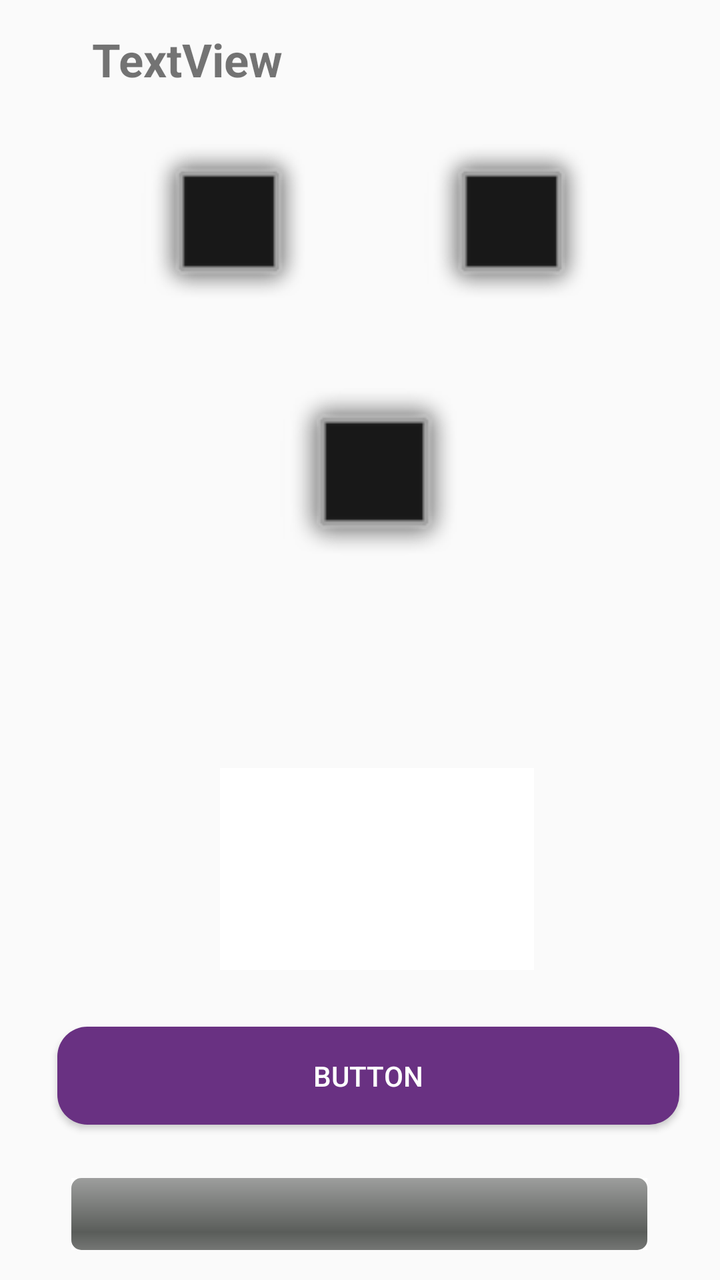
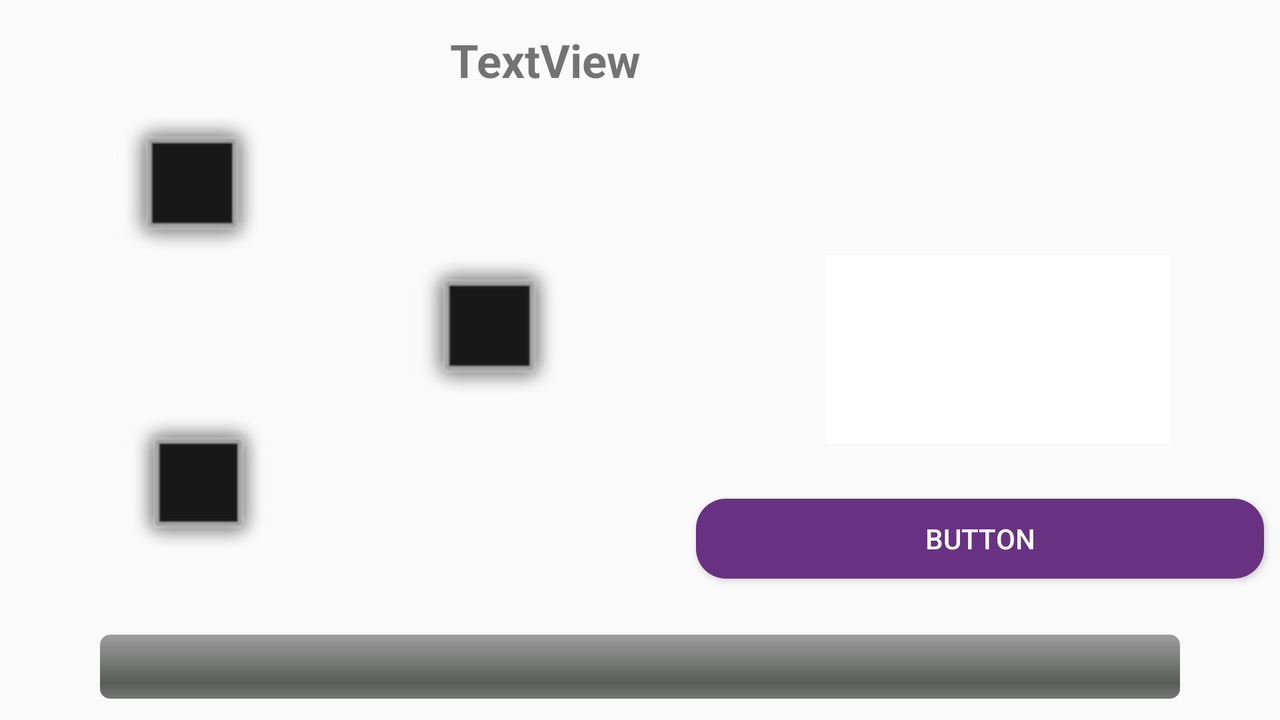

The same Android screen from two of the app's own layout files: first res/layout/ as a phone draws it, then the repository's variant for another configuration, drawn on a device whose configuration selects that folder. Both files follow.
<!-- AndroidManifest.xml: application theme AppTheme -->
<!-- res/layout/activity_identifythedog.xml -->
<?xml version="1.0" encoding="utf-8"?>
<android.support.constraint.ConstraintLayout xmlns:android="http://schemas.android.com/apk/res/android"
    xmlns:app="http://schemas.android.com/apk/res-auto"
    xmlns:tools="http://schemas.android.com/tools"
    android:layout_width="match_parent"
    android:layout_height="match_parent"
    tools:context=".IdentifyTheDog">

    <ProgressBar
        android:id="@+id/itdpb"
        style="@android:style/Widget.ProgressBar.Horizontal"
        android:layout_width="288dp"
        android:layout_height="36dp"
        android:layout_marginStart="8dp"
        android:layout_marginLeft="8dp"
        android:layout_marginTop="8dp"
        android:layout_marginEnd="8dp"
        android:layout_marginRight="8dp"
        android:layout_marginBottom="8dp"
        android:background="@color/white"
        android:indeterminate="false"
        app:layout_constraintBottom_toBottomOf="parent"
        app:layout_constraintEnd_toEndOf="parent"
        app:layout_constraintHorizontal_bias="0.495"
        app:layout_constraintStart_toStartOf="parent"
        app:layout_constraintTop_toTopOf="parent"
        app:layout_constraintVertical_bias="0.988" />

    <Button
        android:id="@+id/itdbutton"
        android:layout_width="311dp"
        android:layout_height="49dp"
        android:layout_marginStart="8dp"
        android:layout_marginLeft="8dp"
        android:layout_marginTop="8dp"
        android:layout_marginEnd="8dp"
        android:layout_marginRight="8dp"
        android:layout_marginBottom="8dp"
        android:background="@drawable/custom_button_drawable"
        android:text="Button"
        android:textColor="@color/white"
        app:layout_constraintBottom_toBottomOf="parent"
        app:layout_constraintEnd_toEndOf="parent"
        app:layout_constraintHorizontal_bias="0.63"
        app:layout_constraintStart_toStartOf="parent"
        app:layout_constraintTop_toTopOf="parent"
        app:layout_constraintVertical_bias="0.879" />

    <ImageView
        android:id="@+id/itdimageview3"
        android:layout_width="161dp"
        android:layout_height="94dp"
        android:layout_marginStart="8dp"
        android:layout_marginLeft="8dp"
        android:layout_marginTop="8dp"
        android:layout_marginEnd="8dp"
        android:layout_marginRight="8dp"
        android:layout_marginBottom="8dp"
        app:layout_constraintBottom_toBottomOf="parent"
        app:layout_constraintEnd_toEndOf="parent"
        app:layout_constraintHorizontal_bias="0.538"
        app:layout_constraintStart_toStartOf="parent"
        app:layout_constraintTop_toTopOf="parent"
        app:layout_constraintVertical_bias="0.351"
        app:srcCompat="@android:drawable/alert_dark_frame" />

    <ImageView
        android:id="@+id/itdimageview2"
        android:layout_width="155dp"
        android:layout_height="87dp"
        android:layout_marginStart="8dp"
        android:layout_marginLeft="8dp"
        android:layout_marginTop="8dp"
        android:layout_marginEnd="8dp"
        android:layout_marginRight="8dp"
        android:layout_marginBottom="8dp"
        app:layout_constraintBottom_toBottomOf="parent"
        app:layout_constraintEnd_toEndOf="parent"
        app:layout_constraintHorizontal_bias="0.9"
        app:layout_constraintStart_toStartOf="parent"
        app:layout_constraintTop_toTopOf="parent"
        app:layout_constraintVertical_bias="0.119"
        app:srcCompat="@android:drawable/alert_dark_frame" />

    <ImageView
        android:id="@+id/itdimageview1"
        android:layout_width="161dp"
        android:layout_height="87dp"
        android:layout_marginStart="8dp"
        android:layout_marginLeft="8dp"
        android:layout_marginTop="8dp"
        android:layout_marginEnd="8dp"
        android:layout_marginRight="8dp"
        android:layout_marginBottom="8dp"
        app:layout_constraintBottom_toBottomOf="parent"
        app:layout_constraintEnd_toEndOf="parent"
        app:layout_constraintHorizontal_bias="0.141"
        app:layout_constraintStart_toStartOf="parent"
        app:layout_constraintTop_toTopOf="parent"
        app:layout_constraintVertical_bias="0.119"
        app:srcCompat="@android:drawable/alert_dark_frame" />

    <TextView
        android:id="@+id/itdtextview"
        android:layout_width="221dp"
        android:layout_height="51dp"
        android:layout_marginStart="8dp"
        android:layout_marginLeft="8dp"
        android:layout_marginTop="8dp"
        android:layout_marginEnd="8dp"
        android:layout_marginRight="8dp"
        android:layout_marginBottom="8dp"
        android:textSize="20dp"
        android:textStyle="bold"
        app:layout_constraintBottom_toBottomOf="parent"
        app:layout_constraintEnd_toEndOf="parent"
        app:layout_constraintHorizontal_bias="1.0"
        app:layout_constraintStart_toStartOf="parent"
        app:layout_constraintTop_toTopOf="parent"
        app:layout_constraintVertical_bias="0.54" />

    <TextView
        android:id="@+id/itdtextview2"
        android:layout_width="194dp"
        android:layout_height="39dp"
        android:layout_marginStart="8dp"
        android:layout_marginLeft="8dp"
        android:layout_marginTop="8dp"
        android:layout_marginEnd="8dp"
        android:layout_marginRight="8dp"
        android:layout_marginBottom="8dp"
        android:textSize="23dp"
        app:layout_constraintBottom_toBottomOf="parent"
        app:layout_constraintEnd_toEndOf="parent"
        app:layout_constraintHorizontal_bias="0.96"
        app:layout_constraintStart_toStartOf="parent"
        app:layout_constraintTop_toTopOf="parent"
        app:layout_constraintVertical_bias="0.97" />

    <ImageView
        android:id="@+id/itdimage"
        android:layout_width="157dp"
        android:layout_height="101dp"
        android:layout_marginStart="8dp"
        android:layout_marginLeft="8dp"
        android:layout_marginTop="8dp"
        android:layout_marginEnd="8dp"
        android:layout_marginRight="8dp"
        android:layout_marginBottom="8dp"
        app:layout_constraintBottom_toBottomOf="parent"
        app:layout_constraintEnd_toEndOf="parent"
        app:layout_constraintHorizontal_bias="0.546"
        app:layout_constraintStart_toStartOf="parent"
        app:layout_constraintTop_toTopOf="parent"
        app:layout_constraintVertical_bias="0.719"
        app:srcCompat="@color/white" />

    <TextView
        android:id="@+id/itdtextview3"
        android:layout_width="306dp"
        android:layout_height="43dp"
        android:layout_marginStart="8dp"
        android:layout_marginLeft="8dp"
        android:layout_marginTop="8dp"
        android:layout_marginEnd="8dp"
        android:layout_marginRight="8dp"
        android:layout_marginBottom="8dp"
        android:text="TextView"
        android:textSize="23dp"
        android:textStyle="bold"
        app:layout_constraintBottom_toBottomOf="parent"
        app:layout_constraintEnd_toEndOf="parent"
        app:layout_constraintHorizontal_bias="1.0"
        app:layout_constraintStart_toStartOf="parent"
        app:layout_constraintTop_toTopOf="parent"
        app:layout_constraintVertical_bias="0.011" />

</android.support.constraint.ConstraintLayout>
<!-- resources referenced by this layout -->
<resources>
  <color name="white">#FFFFFF</color>
  <!-- drawable custom_button_drawable (drawable) -->
  <?xml version="1.0" encoding="utf-8"?>
  <selector xmlns:android="http://schemas.android.com/apk/res/android">
      <item>
          <shape android:shape="rectangle">
  
              <gradient
                  android:angle="180"
                  android:centerColor="@color/colorPrimary"
                  android:centerX="50%"
                  android:endColor="@color/colorPrimary"
                  android:startColor="@color/colorPrimary"
  
                  ></gradient>
  
              <corners android:radius="15dp" />
          </shape>
      </item>
  
  </selector>
  <style name="AppTheme" parent="Theme.AppCompat.Light.DarkActionBar">
          
          <item name="colorPrimary">@color/colorPrimary</item>
          <item name="colorPrimaryDark">@color/colorPrimary</item>
          <item name="colorAccent">@color/colorPrimary</item>
      </style>
  <color name="colorPrimary">#693182</color>
</resources>
<!-- res/layout-land/activity_identifythedog.xml (the repository's variant of the layout above) -->
<!-- drawn on the phone turned sideways -->
<?xml version="1.0" encoding="utf-8"?>
<android.support.constraint.ConstraintLayout xmlns:android="http://schemas.android.com/apk/res/android"
    xmlns:app="http://schemas.android.com/apk/res-auto"
    xmlns:tools="http://schemas.android.com/tools"
    android:layout_width="match_parent"
    android:layout_height="match_parent"
    tools:context=".IdentifyTheDog">

    <ProgressBar
        android:id="@+id/itdpb"
        style="@android:style/Widget.ProgressBar.Horizontal"
        android:layout_width="540dp"
        android:layout_height="32dp"
        android:layout_marginStart="8dp"
        android:layout_marginLeft="8dp"
        android:layout_marginTop="8dp"
        android:layout_marginEnd="8dp"
        android:layout_marginRight="8dp"
        android:layout_marginBottom="8dp"
        android:background="@color/white"
        android:indeterminate="false"
        app:layout_constraintBottom_toBottomOf="parent"
        app:layout_constraintEnd_toEndOf="parent"
        app:layout_constraintStart_toStartOf="parent"
        app:layout_constraintTop_toTopOf="parent"
        app:layout_constraintVertical_bias="0.991" />

    <Button
        android:id="@+id/itdbutton"
        android:layout_width="284dp"
        android:layout_height="40dp"
        android:layout_marginStart="8dp"
        android:layout_marginLeft="8dp"
        android:layout_marginTop="8dp"
        android:layout_marginEnd="8dp"
        android:layout_marginRight="8dp"
        android:layout_marginBottom="8dp"
        android:background="@drawable/custom_button_drawable"
        android:text="Button"
        android:textColor="@color/white"
        app:layout_constraintBottom_toBottomOf="parent"
        app:layout_constraintEnd_toEndOf="parent"
        app:layout_constraintHorizontal_bias="1.0"
        app:layout_constraintStart_toStartOf="parent"
        app:layout_constraintTop_toTopOf="parent"
        app:layout_constraintVertical_bias="0.794" />

    <ImageView
        android:id="@+id/itdimageview1"
        android:layout_width="127dp"
        android:layout_height="77dp"
        android:layout_marginStart="8dp"
        android:layout_marginLeft="8dp"
        android:layout_marginTop="8dp"
        android:layout_marginEnd="8dp"
        android:layout_marginRight="8dp"
        android:layout_marginBottom="8dp"
        app:layout_constraintBottom_toBottomOf="parent"
        app:layout_constraintEnd_toEndOf="parent"
        app:layout_constraintHorizontal_bias="0.049"
        app:layout_constraintStart_toStartOf="parent"
        app:layout_constraintTop_toTopOf="parent"
        app:layout_constraintVertical_bias="0.185"
        app:srcCompat="@android:drawable/alert_dark_frame" />

    <ImageView
        android:id="@+id/itdimageview2"
        android:layout_width="134dp"
        android:layout_height="75dp"
        android:layout_marginStart="8dp"
        android:layout_marginLeft="8dp"
        android:layout_marginTop="8dp"
        android:layout_marginEnd="8dp"
        android:layout_marginRight="8dp"
        android:layout_marginBottom="8dp"
        app:layout_constraintBottom_toBottomOf="parent"
        app:layout_constraintEnd_toEndOf="parent"
        app:layout_constraintHorizontal_bias="0.049"
        app:layout_constraintStart_toStartOf="parent"
        app:layout_constraintTop_toTopOf="parent"
        app:layout_constraintVertical_bias="0.743"
        app:srcCompat="@android:drawable/alert_dark_frame" />

    <ImageView
        android:id="@+id/itdimageview3"
        android:layout_width="123dp"
        android:layout_height="77dp"
        android:layout_marginStart="8dp"
        android:layout_marginLeft="8dp"
        android:layout_marginTop="8dp"
        android:layout_marginEnd="8dp"
        android:layout_marginRight="8dp"
        android:layout_marginBottom="8dp"
        app:layout_constraintBottom_toBottomOf="parent"
        app:layout_constraintEnd_toEndOf="parent"
        app:layout_constraintHorizontal_bias="0.349"
        app:layout_constraintStart_toStartOf="parent"
        app:layout_constraintTop_toTopOf="parent"
        app:layout_constraintVertical_bias="0.452"
        app:srcCompat="@android:drawable/alert_dark_frame" />

    <TextView
        android:id="@+id/itdtextview2"
        android:layout_width="159dp"
        android:layout_height="33dp"
        android:layout_marginStart="8dp"
        android:layout_marginLeft="8dp"
        android:layout_marginTop="8dp"
        android:layout_marginEnd="8dp"
        android:layout_marginRight="8dp"
        android:layout_marginBottom="8dp"
        android:textSize="23dp"
        android:textStyle="bold"
        app:layout_constraintBottom_toBottomOf="parent"
        app:layout_constraintEnd_toEndOf="parent"
        app:layout_constraintHorizontal_bias="0.984"
        app:layout_constraintStart_toStartOf="parent"
        app:layout_constraintTop_toTopOf="parent"
        app:layout_constraintVertical_bias="0.977" />

    <ImageView
        android:id="@+id/itdimage"
        android:layout_width="172dp"
        android:layout_height="94dp"
        android:layout_marginStart="8dp"
        android:layout_marginLeft="8dp"
        android:layout_marginTop="8dp"
        android:layout_marginEnd="8dp"
        android:layout_marginRight="8dp"
        android:layout_marginBottom="8dp"
        app:layout_constraintBottom_toBottomOf="parent"
        app:layout_constraintEnd_toEndOf="parent"
        app:layout_constraintHorizontal_bias="0.895"
        app:layout_constraintStart_toStartOf="parent"
        app:layout_constraintTop_toTopOf="parent"
        app:layout_constraintVertical_bias="0.478"
        app:srcCompat="@color/white" />

    <TextView
        android:id="@+id/itdtextview3"
        android:layout_width="311dp"
        android:layout_height="42dp"
        android:layout_marginStart="8dp"
        android:layout_marginLeft="8dp"
        android:layout_marginTop="8dp"
        android:layout_marginEnd="8dp"
        android:layout_marginRight="8dp"
        android:layout_marginBottom="8dp"
        android:text="TextView"
        android:textSize="23dp"
        android:textStyle="bold"
        app:layout_constraintBottom_toBottomOf="parent"
        app:layout_constraintEnd_toEndOf="parent"
        app:layout_constraintHorizontal_bias="0.693"
        app:layout_constraintStart_toStartOf="parent"
        app:layout_constraintTop_toTopOf="parent"
        app:layout_constraintVertical_bias="0.022" />

    <TextView
        android:id="@+id/itdtextview"
        android:layout_width="163dp"
        android:layout_height="43dp"
        android:layout_marginStart="8dp"
        android:layout_marginLeft="8dp"
        android:layout_marginTop="8dp"
        android:layout_marginBottom="8dp"
        android:textSize="20dp"
        android:textStyle="bold"
        app:layout_constraintBottom_toBottomOf="parent"
        app:layout_constraintEnd_toEndOf="parent"
        app:layout_constraintHorizontal_bias="0.905"
        app:layout_constraintStart_toStartOf="parent"
        app:layout_constraintTop_toTopOf="parent"
        app:layout_constraintVertical_bias="0.204" />

</android.support.constraint.ConstraintLayout>
